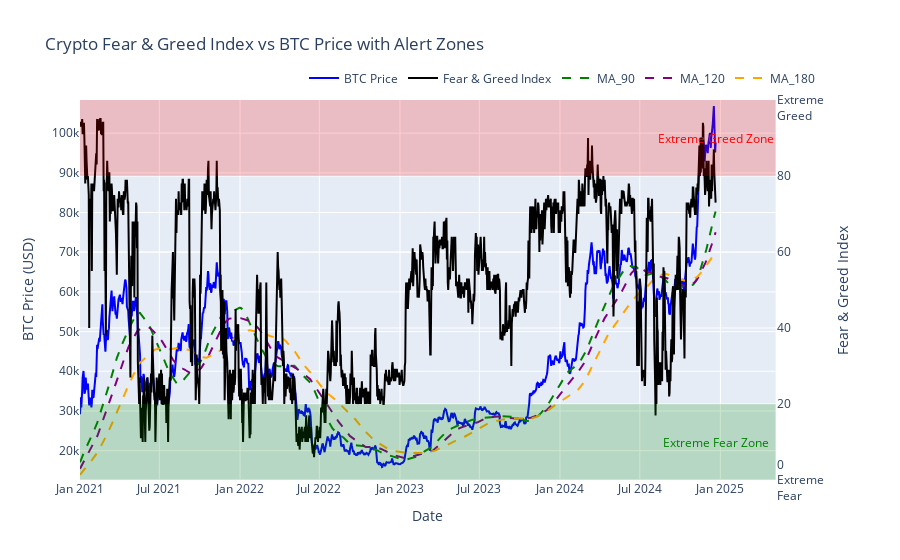

The notebook cell saved with this chart:
### Code cell
plot_data_with_fear_greed_alerts(merged_bitcoin_fg_df,'BTC')

### Figure 1 — Plotly figure (JSON) as saved in the notebook; plotly's stock layout.template omitted (floating-point values rounded to 4 significant figures; data arrays with more than 128 entries replaced by an {"elided": "..."} marker saying what was removed)
{"data": [{"hovertemplate": "<b>Date:</b> %{x|%Y-%m-%d}<br><b>Price:</b> $%{y:.2f}<br><b>Sentiment:</b> %{text}<br>", "line": {"color": "blue"}, "name": "BTC Price", "text": {"elided": "1450 int values"}, "type": "scatter", "x": {"elided": "1450 str values"}, "xaxis": "x", "y": {"elided": "1450 float values"}, "yaxis": "y"}, {"hovertemplate": "<b>Date:</b> %{x|%Y-%m-%d}<br><b>Fear & Greed Index:</b> %{y}<br>", "line": {"color": "black", "width": 2}, "name": "Fear & Greed Index", "type": "scatter", "x": {"elided": "1450 str values"}, "xaxis": "x", "y": {"elided": "1450 int values"}, "yaxis": "y2"}, {"line": {"color": "green", "dash": "dash", "width": 2}, "name": "MA_90", "type": "scatter", "x": {"elided": "1450 str values"}, "y": {"elided": "1450 float values"}}, {"line": {"color": "purple", "dash": "dash", "width": 2}, "name": "MA_120", "type": "scatter", "x": {"elided": "1450 str values"}, "y": {"elided": "1450 float values"}}, {"line": {"color": "orange", "dash": "dash", "width": 2}, "name": "MA_180", "type": "scatter", "x": {"elided": "1450 str values"}, "y": {"elided": "1450 float values"}}], "layout": {"annotations": [{"font": {"color": "green"}, "showarrow": false, "text": "Extreme Fear Zone", "x": "2024-12-21", "y": 10, "yref": "y2"}, {"font": {"color": "red"}, "showarrow": false, "text": "Extreme Greed Zone", "x": "2024-12-21", "y": 90, "yref": "y2"}], "hovermode": "x unified", "legend": {"orientation": "h", "x": 1, "xanchor": "right", "y": 1.02, "yanchor": "bottom"}, "shapes": [{"fillcolor": "green", "line": {"width": 0}, "opacity": 0.2, "type": "rect", "x0": 0, "x1": 1, "xref": "x domain", "y0": 0, "y1": 20, "yref": "y2"}, {"fillcolor": "red", "line": {"width": 0}, "opacity": 0.2, "type": "rect", "x0": 0, "x1": 1, "xref": "x domain", "y0": 80, "y1": 100, "yref": "y2"}], "title": {"text": "Crypto Fear & Greed Index vs BTC Price with Alert Zones"}, "xaxis": {"anchor": "y", "domain": [0, 0.94], "title": {"text": "Date"}}, "yaxis": {"anchor": "x", "domain": [0, 1], "range": [12600.0, 108400.0], "title": {"text": "BTC Price (USD)"}}, "yaxis2": {"anchor": "x", "overlaying": "y", "range": [0, 100], "side": "right", "ticktext": ["0<br>Extreme<br>Fear", "20", "40", "60", "80", "100<br>Extreme<br>Greed"], "tickvals": [0, 20, 40, 60, 80, 100], "title": {"text": "Fear & Greed Index"}}}}
